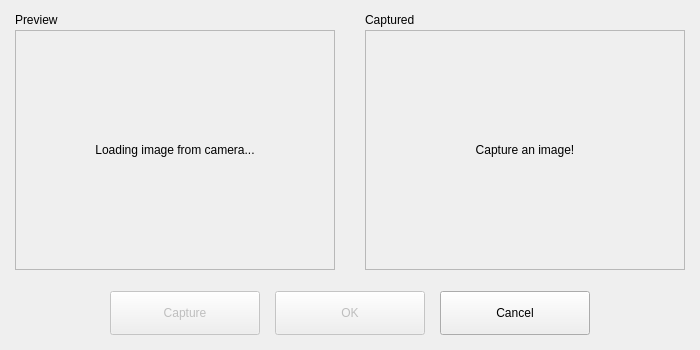
<?xml version="1.0" encoding="UTF-8"?>
<ui version="4.0">
  <class>windowCaptureWebcam</class>
  <widget class="QDialog" name="windowCaptureWebcam">
    <property name="windowModality">
      <enum>Qt::WindowModal</enum>
    </property>
    <property name="geometry">
      <rect>
        <x>0</x>
        <y>0</y>
        <width>800</width>
        <height>600</height>
      </rect>
    </property>
    <property name="sizePolicy">
      <sizepolicy hsizetype="Fixed" vsizetype="Fixed">
        <horstretch>0</horstretch>
        <verstretch>0</verstretch>
      </sizepolicy>
    </property>
    <property name="minimumSize">
      <size>
        <width>700</width>
        <height>350</height>
      </size>
    </property>
    <property name="maximumSize">
      <size>
        <width>700</width>
        <height>350</height>
      </size>
    </property>
    <property name="windowTitle">
      <string>Capture Image</string>
    </property>
    <property name="modal">
      <bool>true</bool>
    </property>
    <layout class="QVBoxLayout" name="verticalLayout">
      <property name="spacing">
        <number>0</number>
      </property>
      <property name="leftMargin">
        <number>15</number>
      </property>
      <property name="topMargin">
        <number>10</number>
      </property>
      <property name="rightMargin">
        <number>15</number>
      </property>
      <property name="bottomMargin">
        <number>15</number>
      </property>
      <item>
        <layout class="QHBoxLayout" name="horizontalLayout">
          <item>
            <widget class="QLabel" name="label_2">
              <property name="sizePolicy">
                <sizepolicy hsizetype="Fixed" vsizetype="Preferred">
                  <horstretch>0</horstretch>
                  <verstretch>0</verstretch>
                </sizepolicy>
              </property>
              <property name="minimumSize">
                <size>
                  <width>320</width>
                  <height>0</height>
                </size>
              </property>
              <property name="text">
                <string>Preview</string>
              </property>
            </widget>
          </item>
          <item>
            <spacer name="horizontalSpacer_4">
              <property name="orientation">
                <enum>Qt::Horizontal</enum>
              </property>
              <property name="sizeHint" stdset="0">
                <size>
                  <width>20</width>
                  <height>20</height>
                </size>
              </property>
            </spacer>
          </item>
          <item>
            <widget class="QLabel" name="label">
              <property name="sizePolicy">
                <sizepolicy hsizetype="Fixed" vsizetype="Preferred">
                  <horstretch>0</horstretch>
                  <verstretch>0</verstretch>
                </sizepolicy>
              </property>
              <property name="minimumSize">
                <size>
                  <width>320</width>
                  <height>0</height>
                </size>
              </property>
              <property name="text">
                <string>Captured</string>
              </property>
            </widget>
          </item>
        </layout>
      </item>
      <item>
        <layout class="QHBoxLayout" name="horizontalLayout_2">
          <item>
            <widget class="QLabel" name="uiLabelRealTime">
              <property name="sizePolicy">
                <sizepolicy hsizetype="Fixed" vsizetype="Fixed">
                  <horstretch>0</horstretch>
                  <verstretch>0</verstretch>
                </sizepolicy>
              </property>
              <property name="minimumSize">
                <size>
                  <width>320</width>
                  <height>240</height>
                </size>
              </property>
              <property name="maximumSize">
                <size>
                  <width>320</width>
                  <height>240</height>
                </size>
              </property>
              <property name="frameShape">
                <enum>QFrame::StyledPanel</enum>
              </property>
              <property name="frameShadow">
                <enum>QFrame::Sunken</enum>
              </property>
              <property name="text">
                <string>Loading image from camera...</string>
              </property>
              <property name="textFormat">
                <enum>Qt::PlainText</enum>
              </property>
              <property name="scaledContents">
                <bool>true</bool>
              </property>
              <property name="alignment">
                <set>Qt::AlignCenter</set>
              </property>
            </widget>
          </item>
          <item>
            <spacer name="horizontalSpacer_3">
              <property name="orientation">
                <enum>Qt::Horizontal</enum>
              </property>
              <property name="sizeType">
                <enum>QSizePolicy::Expanding</enum>
              </property>
              <property name="sizeHint" stdset="0">
                <size>
                  <width>20</width>
                  <height>20</height>
                </size>
              </property>
            </spacer>
          </item>
          <item>
            <widget class="QLabel" name="uiLabelCaptured">
              <property name="sizePolicy">
                <sizepolicy hsizetype="Fixed" vsizetype="Fixed">
                  <horstretch>0</horstretch>
                  <verstretch>0</verstretch>
                </sizepolicy>
              </property>
              <property name="minimumSize">
                <size>
                  <width>320</width>
                  <height>240</height>
                </size>
              </property>
              <property name="maximumSize">
                <size>
                  <width>320</width>
                  <height>240</height>
                </size>
              </property>
              <property name="frameShape">
                <enum>QFrame::StyledPanel</enum>
              </property>
              <property name="frameShadow">
                <enum>QFrame::Sunken</enum>
              </property>
              <property name="text">
                <string>Capture an image!</string>
              </property>
              <property name="scaledContents">
                <bool>true</bool>
              </property>
              <property name="alignment">
                <set>Qt::AlignCenter</set>
              </property>
            </widget>
          </item>
        </layout>
      </item>
      <item>
        <spacer name="verticalSpacer">
          <property name="orientation">
            <enum>Qt::Vertical</enum>
          </property>
          <property name="sizeHint" stdset="0">
            <size>
              <width>20</width>
              <height>15</height>
            </size>
          </property>
        </spacer>
      </item>
      <item>
        <layout class="QHBoxLayout" name="horizontalLayout_4">
          <property name="spacing">
            <number>15</number>
          </property>
          <item>
            <spacer name="horizontalSpacer">
              <property name="orientation">
                <enum>Qt::Horizontal</enum>
              </property>
              <property name="sizeHint" stdset="0">
                <size>
                  <width>40</width>
                  <height>20</height>
                </size>
              </property>
            </spacer>
          </item>
          <item>
            <widget class="QPushButton" name="uiPushButtonCapture">
              <property name="enabled">
                <bool>false</bool>
              </property>
              <property name="minimumSize">
                <size>
                  <width>150</width>
                  <height>44</height>
                </size>
              </property>
              <property name="text">
                <string>Capture</string>
              </property>
              <property name="icon">
                <iconset>
                  <normaloff>:icons/camera-photo-symbolic.svg</normaloff>:icons/camera-photo-symbolic.svg</iconset>
              </property>
              <property name="iconSize">
                <size>
                  <width>32</width>
                  <height>32</height>
                </size>
              </property>
            </widget>
          </item>
          <item>
            <widget class="QPushButton" name="uiPushButtonOK">
              <property name="enabled">
                <bool>false</bool>
              </property>
              <property name="minimumSize">
                <size>
                  <width>150</width>
                  <height>44</height>
                </size>
              </property>
              <property name="text">
                <string>OK</string>
              </property>
              <property name="icon">
                <iconset>
                  <normaloff>:icons/dialog-ok-apply.svg</normaloff>:icons/dialog-ok-apply.svg</iconset>
              </property>
              <property name="iconSize">
                <size>
                  <width>32</width>
                  <height>32</height>
                </size>
              </property>
            </widget>
          </item>
          <item>
            <widget class="QPushButton" name="uiPushButtonCancel">
              <property name="minimumSize">
                <size>
                  <width>150</width>
                  <height>44</height>
                </size>
              </property>
              <property name="text">
                <string>Cancel</string>
              </property>
              <property name="icon">
                <iconset>
                  <normaloff>:icons/process-stop.svg</normaloff>:icons/process-stop.svg</iconset>
              </property>
              <property name="iconSize">
                <size>
                  <width>32</width>
                  <height>32</height>
                </size>
              </property>
            </widget>
          </item>
          <item>
            <spacer name="horizontalSpacer_2">
              <property name="orientation">
                <enum>Qt::Horizontal</enum>
              </property>
              <property name="sizeHint" stdset="0">
                <size>
                  <width>40</width>
                  <height>20</height>
                </size>
              </property>
            </spacer>
          </item>
        </layout>
      </item>
    </layout>
  </widget>
  <resources/>
  <connections/>
</ui>
